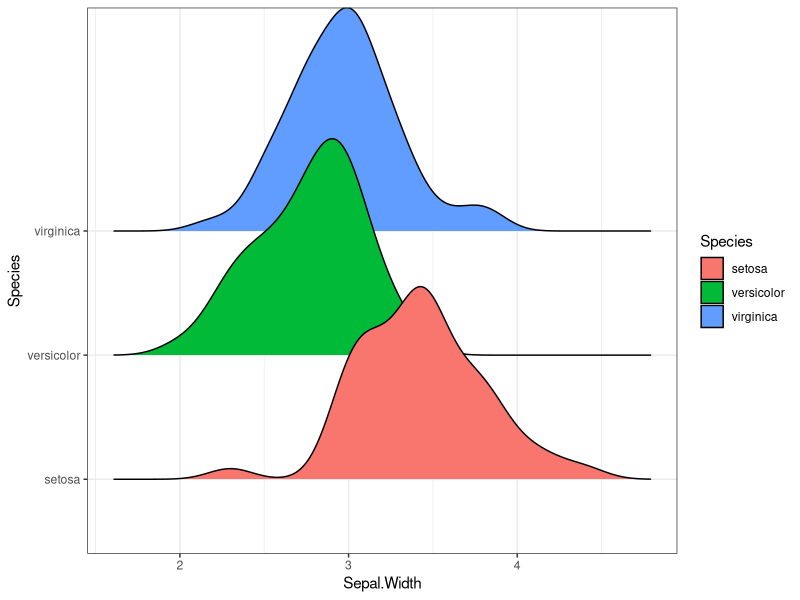
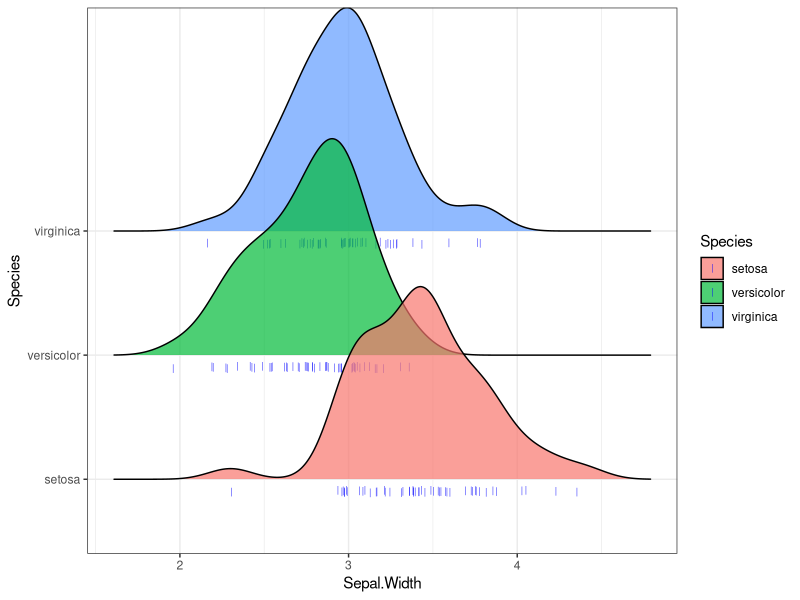
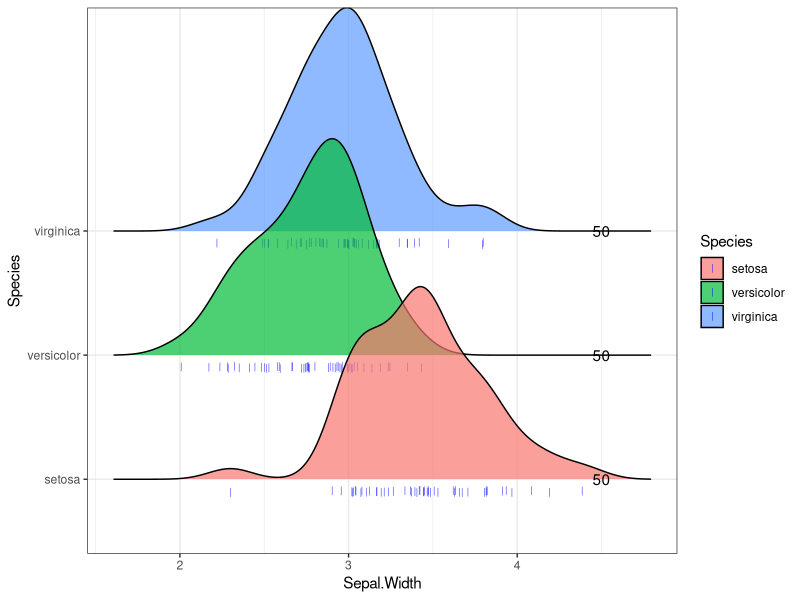
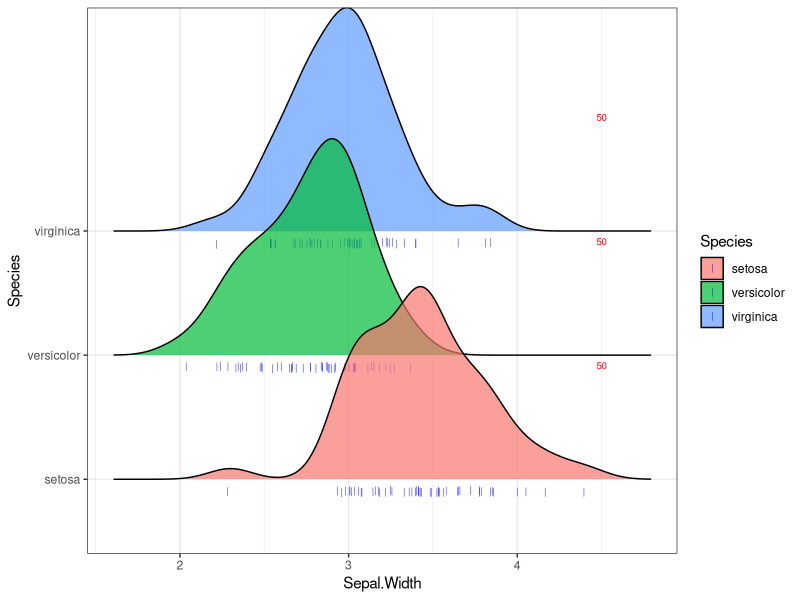

Write R code to recreate these figures, in order.
## ---- chunk 1
knitr::opts_chunk$set(echo=T, warning=F)
## ---- chunk 2
library(ggplot2)
library(ggridges)
library(dplyr)
plt<-ggplot(iris, aes(x=Sepal.Width, y=Species, fill=Species))
plt<-plt+theme_bw()
plt+geom_density_ridges()
## ---- chunk 3
plt<-plt+geom_density_ridges( # add rug points
    jittered_points = TRUE,
    position = position_points_jitter(width = 0.05, height = 0.01, yoffset = -0.1),
    point_shape = '|', point_size = 2, point_alpha = 0.8, alpha = 0.7, point_color="blue")
plt
## ---- chunk 4
pointCnt<-iris %>% group_by(Species) %>% count()
## ---- chunk 5
plt+geom_text(data=pointCnt, aes(x=4.5, y=Species, label=n))
## ---- chunk 6
plt<-plt+geom_text(data=pointCnt, aes(x=4.5, y=Species, label=n),
  nudge_y = 0.95, vjust=1, size=7/.pt, color="red")
plt
